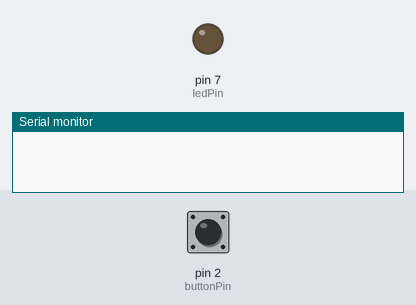
The sketch below on a simulated Arduino Uno, built with avr-gcc and run on an emulated ATmega328P. Shown: output pins drawn as LEDs (lit = HIGH), the last lines printed to the serial monitor. Inputs (shaded band) come from the test bench; at power-on: pin 2 (buttonPin) LOW.

Above: at 1.2 s.
1.3 s: pin 2 (buttonPin) pulled HIGH for 0.15 s
At 6.9 s:
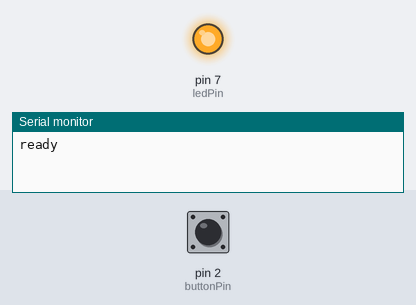
Timing chart, 0 to 10.3 s (numbered marks = the images above; inputs shaded):
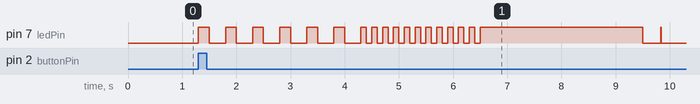

The sketch:

sketch_nov29a.ino
```cpp
/*
    THIS PROGRAM IS TO ARDUINO BUTTON CONTROLLER
         SEE THE DIAGRAMS TO MOUNT PROPERLY
      ----------------------------------------
         PHOTOCALL_PY BY Jaime Iranzo Ferri
*/

bool blink = false;
const int buttonPin = 2;
const int ledPin =  7;
int buttonState = 0;
int long_blink = 6;
int short_blink = 11;
int photo_shots = 1; // Amount of photo shots
int count = 0;
unsigned int blink_wait_max = 65535;

void setup()
{
  pinMode(ledPin, OUTPUT);
  pinMode(buttonPin, INPUT);
  Serial.begin(9600);
}

void loop()
{
  serialReader();
  blink_led();
  read_button();
  blink_wait();
  count++;
}

void read_button()
{
  buttonState = digitalRead(buttonPin);
  if (buttonState == HIGH)
  {
    blink = true;
  }
}

void blink_wait()
{
  if ( ! blink && count >= blink_wait_max)
  {
    digitalWrite(ledPin, HIGH);
    delay(10);
    digitalWrite(ledPin, LOW);
    count = 0;
  }
}

void blink_led()
{
  if ( blink )
  {
    for (int i = 0;i<photo_shots;i++)
    {
      for (int i=0;i<long_blink;i++)
      {
        digitalWrite(ledPin, HIGH);
        delay(200);
        digitalWrite(ledPin, LOW);
        delay(300);
      }

      for (int i=0;i<short_blink;i++)
      {
        digitalWrite(ledPin, HIGH);
        delay(100);
        digitalWrite(ledPin, LOW);
        delay(100);
      }

      blink = false;
      Serial.write("ready\n");
      digitalWrite(ledPin, HIGH);
      delay(3000);
      digitalWrite(ledPin, LOW);
    }
  }
}

void serialReader()
{
  int makeSerialStringPosition;
  int inByte;
  char serialReadString[50];
  const int terminatingChar = 13; // Terminate lines with CR

  inByte = Serial.read();
  makeSerialStringPosition=0;

  if (inByte > 0 && inByte != terminatingChar)
  {
    delay(100); // Take some time to collect

    while (inByte != terminatingChar && Serial.available() > 0)
    {
      serialReadString[makeSerialStringPosition] = inByte;
      makeSerialStringPosition++;
      inByte = Serial.read();
    }

    if (inByte == terminatingChar)
    {
      serialReadString[makeSerialStringPosition] = 0;
      Serial.println(serialReadString);

      if (strcmp(serialReadString, "foto") == 0) blink = true;

      if (strcmp(serialReadString, "fin") == 0) blink = false;
    }
  }
}
```
